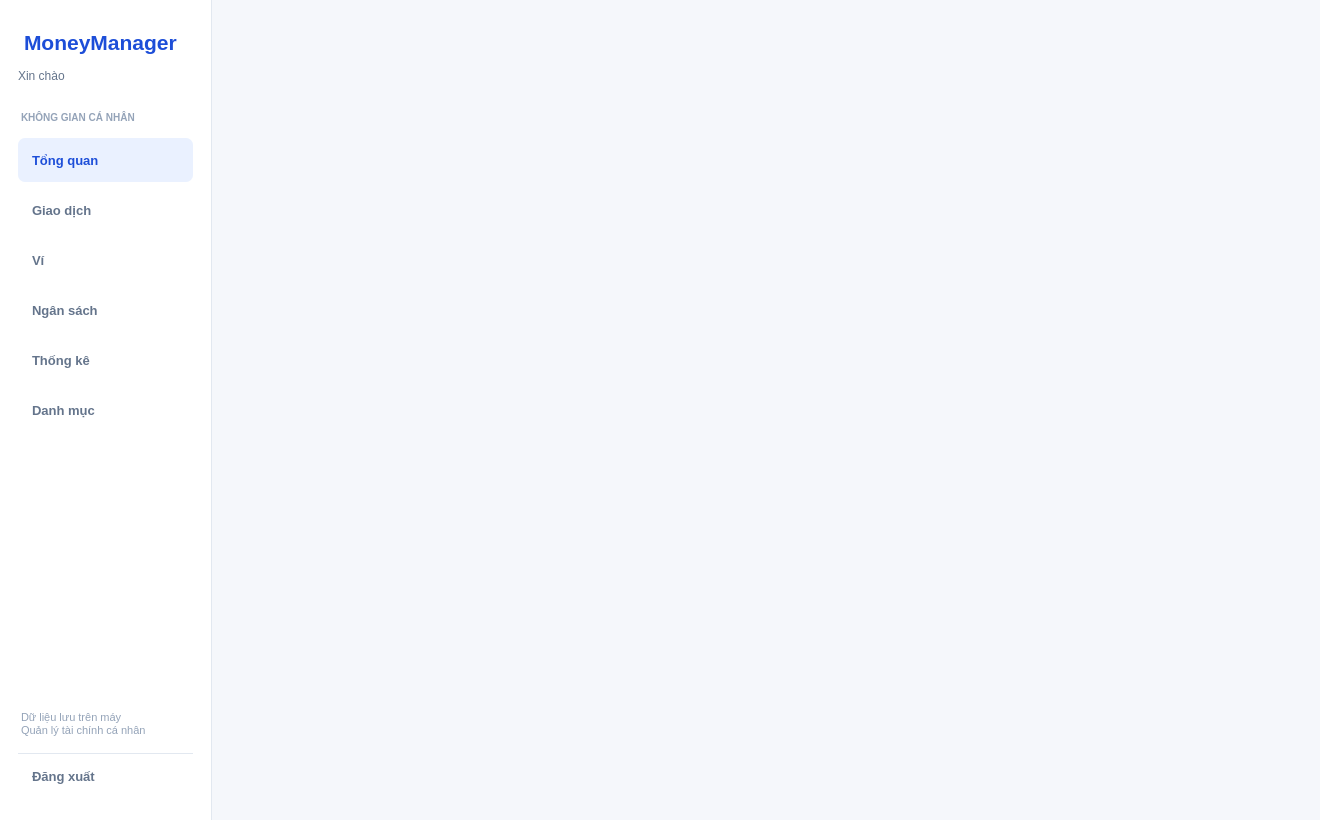
<?xml version="1.0" encoding="utf-8"?>
<ui version="4.0">
 <class>MainWindow</class>
 <widget class="QMainWindow" name="MainWindow">
  <property name="styleSheet">
   <string>QWidget { color: #24344b; font-family: "Segoe UI"; font-size: 13px; }
QLabel { background: transparent; border: none; }
QLabel[styleRole="muted"], QLabel#dateLabel, QLabel#summaryCaption { color: #64748b; }
QLabel#pageTitle, QLabel#formTitle { font-size: 25px; font-weight: 700; color: #172b4d; }
QLabel[styleRole="section"] { font-size: 15px; font-weight: 600; color: #24344b; }
QLabel#statusLabel { color: #64748b; padding: 8px 0; }
QLabel#emptyLabel { color: #64748b; padding: 24px; background: #f8fafc; border-radius: 8px; }
QLabel#errorLabel, QLabel#messageLabel { color: #b42318; }
QFrame[styleRole="card"] { background: white; border: 1px solid #e2e8f0; border-radius: 12px; }
QPushButton { background: white; color: #334155; border: 1px solid #cbd5e1; border-radius: 7px; padding: 8px 16px; min-height: 20px; font-weight: 600; }
QPushButton:hover { background: #f1f5fb; border-color: #94a3b8; }
QPushButton:pressed { background: #e2e8f0; }
QPushButton:focus { border: 1px solid #2563eb; }
QPushButton:disabled { background: #f8fafc; color: #94a3b8; border-color: #e2e8f0; }
QPushButton#addButton, QPushButton#loginButton, QPushButton:default { background: #2563eb; color: white; border-color: #2563eb; }
QPushButton#addButton:hover, QPushButton#loginButton:hover, QPushButton:default:hover { background: #1d4ed8; border-color: #1d4ed8; }
QPushButton#deleteButton:enabled { color: #b42318; border-color: #f2c6c2; }
QPushButton#deleteButton:enabled:hover { background: #fff1f0; }
QLineEdit, QComboBox, QDateEdit, QDoubleSpinBox, QTextEdit { background: white; border: 1px solid #cbd5e1; border-radius: 6px; padding: 7px 10px; min-height: 20px; selection-background-color: #dbeafe; selection-color: #172b4d; }
QComboBox, QDateEdit, QDoubleSpinBox { padding-right: 22px; }
QLineEdit:focus, QComboBox:focus, QDateEdit:focus, QDoubleSpinBox:focus, QTextEdit:focus { border-color: #2563eb; }
QLineEdit:disabled, QComboBox:disabled, QDoubleSpinBox:disabled { color: #64748b; background: #f1f5f9; }
QCheckBox { spacing: 8px; }
QTableWidget { background: white; alternate-background-color: #f8fafc; border: none; selection-background-color: #e8f0ff; selection-color: #173b79; outline: 0; }
QTableWidget::item { padding: 6px; border-bottom: 1px solid #edf1f6; }
QTableWidget::item:selected { background: #e8f0ff; color: #173b79; }
QHeaderView::section { background: #f4f7fb; color: #64748b; padding: 10px 7px; border: none; border-bottom: 1px solid #e2e8f0; font-weight: 600; }
QTableCornerButton::section { background: #f4f7fb; border: none; }
QProgressBar { background: #e8eef8; border: none; border-radius: 6px; min-height: 22px; text-align: center; color: #173b79; }
QProgressBar::chunk { background: #93b9ff; border-radius: 6px; }
QToolTip { color: #24344b; background: white; border: 1px solid #cbd5e1; padding: 5px; }
QMainWindow, QWidget#centralWidget, QStackedWidget#pageStack { background: #f5f7fb; }
QFrame#sidebar { background: white; border: none; border-right: 1px solid #e2e8f0; }
QFrame#sidebar QLabel#brandLabel { color: #1d4ed8; font-size: 21px; font-weight: 700; padding: 8px 0; }
QFrame#sidebar QLabel#userLabel { color: #64748b; font-size: 12px; }
QLabel#navigationCaption { color: #94a3b8; font-size: 10px; font-weight: 600; padding-bottom: 8px; }
QLabel#storageCaption { color: #94a3b8; font-size: 11px; padding: 10px 0; }
QFrame#sidebar QPushButton { text-align: left; border: none; background: transparent; padding: 12px 14px; color: #64748b; font-weight: 500; }
QFrame#sidebar QPushButton:hover { background: #f1f5f9; }
QFrame#sidebar QPushButton:checked { background: #eaf1ff; color: #1d4ed8; font-weight: 700; }
QFrame#sidebar QPushButton:focus { border: 1px solid #93b9ff; }
QFrame#sidebar QPushButton#logoutButton { border-top: 1px solid #e2e8f0; border-radius: 0; }</string>
  </property>
  <property name="geometry">
   <rect>
    <x>0</x>
    <y>0</y>
    <width>1320</width>
    <height>820</height>
   </rect>
  </property>
  <property name="minimumSize">
   <size>
    <width>1080</width>
    <height>700</height>
   </size>
  </property>
  <property name="windowTitle">
   <string>MoneyManager</string>
  </property>
  <widget class="QWidget" name="centralWidget">
   <layout class="QHBoxLayout" name="rootLayout" stretch="0,1">
    <property name="spacing">
     <number>0</number>
    </property>
    <property name="leftMargin">
     <number>0</number>
    </property>
    <property name="topMargin">
     <number>0</number>
    </property>
    <property name="rightMargin">
     <number>0</number>
    </property>
    <property name="bottomMargin">
     <number>0</number>
    </property>
    <item>
     <widget class="QFrame" name="sidebar">
      <property name="maximumSize">
       <size>
        <width>212</width>
        <height>16777215</height>
       </size>
      </property>
      <property name="minimumSize">
       <size>
        <width>212</width>
        <height>0</height>
       </size>
      </property>
      <layout class="QVBoxLayout" name="sidebarLayout">
       <property name="spacing">
        <number>6</number>
       </property>
       <property name="leftMargin">
        <number>18</number>
       </property>
       <property name="topMargin">
        <number>22</number>
       </property>
       <property name="rightMargin">
        <number>18</number>
       </property>
       <property name="bottomMargin">
        <number>22</number>
       </property>
       <item>
        <widget class="QLabel" name="brandLabel">
         <property name="text">
          <string>MoneyManager</string>
         </property>
        </widget>
       </item>
       <item>
        <widget class="QLabel" name="userLabel">
         <property name="wordWrap">
          <bool>true</bool>
         </property>
         <property name="text">
          <string>Xin chào</string>
         </property>
        </widget>
       </item>
       <item>
        <spacer name="navigationGap">
         <property name="orientation">
          <enum>Qt::Vertical</enum>
         </property>
         <property name="sizeType">
          <enum>QSizePolicy::Fixed</enum>
         </property>
         <property name="sizeHint">
          <size>
           <width>20</width>
           <height>22</height>
          </size>
         </property>
        </spacer>
       </item>
       <item>
        <widget class="QLabel" name="navigationCaption">
         <property name="styleRole" stdset="0">
          <string>muted</string>
         </property>
         <property name="wordWrap">
          <bool>true</bool>
         </property>
         <property name="text">
          <string>KHÔNG GIAN CÁ NHÂN</string>
         </property>
        </widget>
       </item>
       <item>
        <widget class="QPushButton" name="dashboardButton">
         <property name="text">
          <string>Tổng quan</string>
         </property>
         <property name="checkable">
          <bool>true</bool>
         </property>
         <property name="checked">
          <bool>true</bool>
         </property>
        </widget>
       </item>
       <item>
        <widget class="QPushButton" name="transactionButton">
         <property name="text">
          <string>Giao dịch</string>
         </property>
         <property name="checkable">
          <bool>true</bool>
         </property>
        </widget>
       </item>
       <item>
        <widget class="QPushButton" name="walletButton">
         <property name="text">
          <string>Ví</string>
         </property>
         <property name="checkable">
          <bool>true</bool>
         </property>
        </widget>
       </item>
       <item>
        <widget class="QPushButton" name="budgetButton">
         <property name="text">
          <string>Ngân sách</string>
         </property>
         <property name="checkable">
          <bool>true</bool>
         </property>
        </widget>
       </item>
       <item>
        <widget class="QPushButton" name="statisticsButton">
         <property name="text">
          <string>Thống kê</string>
         </property>
         <property name="checkable">
          <bool>true</bool>
         </property>
        </widget>
       </item>
       <item>
        <widget class="QPushButton" name="categoryButton">
         <property name="text">
          <string>Danh mục</string>
         </property>
         <property name="checkable">
          <bool>true</bool>
         </property>
        </widget>
       </item>
       <item>
        <spacer name="sidebarSpacer">
         <property name="orientation">
          <enum>Qt::Vertical</enum>
         </property>
         <property name="sizeHint">
          <size>
           <width>20</width>
           <height>40</height>
          </size>
         </property>
        </spacer>
       </item>
       <item>
        <widget class="QLabel" name="storageCaption">
         <property name="styleRole" stdset="0">
          <string>muted</string>
         </property>
         <property name="wordWrap">
          <bool>true</bool>
         </property>
         <property name="text">
          <string>Dữ liệu lưu trên máy
Quản lý tài chính cá nhân</string>
         </property>
        </widget>
       </item>
       <item>
        <widget class="QPushButton" name="logoutButton">
         <property name="text">
          <string>Đăng xuất</string>
         </property>
        </widget>
       </item>
      </layout>
     </widget>
    </item>
    <item>
     <widget class="QStackedWidget" name="pageStack" />
    </item>
   </layout>
  </widget>
 </widget>
 <resources />
 <connections />
</ui>
